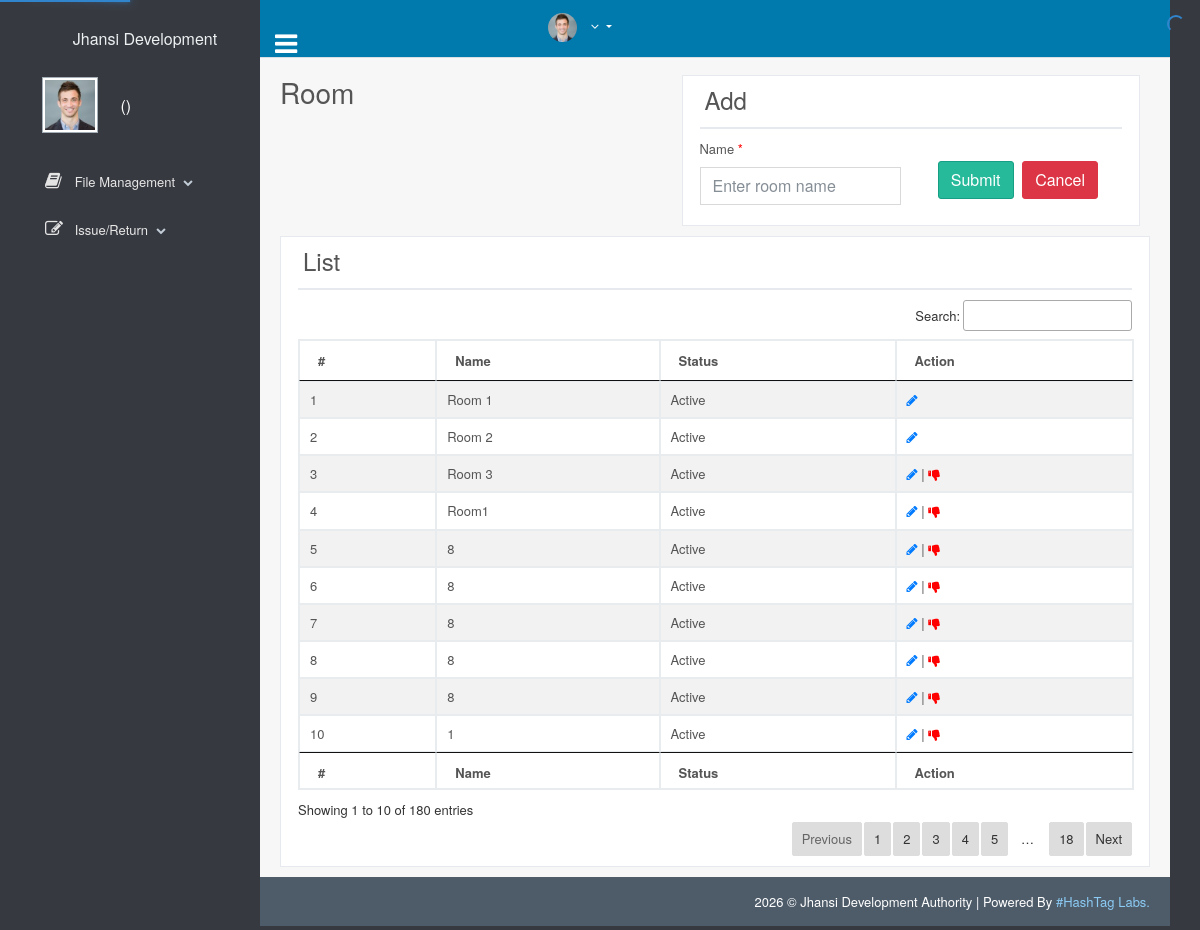
The page /index.php/store/room on the database its author committed.
### tables this page shows
CREATE TABLE IF NOT EXISTS `room_tbl` (
  `room_id` int(11) NOT NULL AUTO_INCREMENT,
  `room_name` varchar(50) DEFAULT NULL,
  `room_status` int(11) DEFAULT '1',
  `created_date` date DEFAULT NULL,
  `updated_date` date DEFAULT NULL,
  PRIMARY KEY (`room_id`)
);

### application/controllers/Store.php (called while the page is built, shortened)
<?php
class Store extends CI_Controller {
    public function __construct() {
        $this->load->helper('url');
        $this->load->database();
        $this->load->library('pagination');
    }
    public function room(){
        $data['room_list'] = $this->Store_model->getAllRoomList();
        $this->load->view("layout/header");
        $this->load->view("layout/leftmenu");
        $this->load->view("roomList",$data);
        $this->load->view("layout/footer");
    }
}
    ?>

### index.php (called while the page is built, shortened)
<?php
require_once BASEPATH.'core/CodeIgniter.php';

### application/models/Store_model.php (called while the page is built, shortened)
<?php
class Store_model extends CI_Model {
    public function checkRoomSectionAvail($room_id){
        $query = $this->db->query("SELECT COUNT(*) as total FROM room_tbl WHERE room_tbl.room_id IN (SELECT section_tbl.room_id FROM section_tbl WHERE room_tbl.room_id = '$room_id')");
        return $query->row();
    }
    public function getAllRoomList(){
        $this->db->select('*');
        $this->db->from('room_tbl');
        $query = $this->db->get();
        $rs = $query->result();
        return $rs;
    }
}
?>

### application/views/roomList.php (the view, shortened to what this page needs)
<div class="right_col" role="main">
    <div class="">
        <div class="page-title">
            <div class="title_left">
                <h3>Room</h3>
            </div>
        </div>
        <div class="row">
            <div class="col-md-12 col-sm-12 col-xs-12">
                <div class="x_panel">
                    <div class="x_title">
                        <?php if(isset($room_detail)){?>
                        <h4 style="float: left;">Edit</h4>
                        <a href="<?php echo base_url();?>store/room" class="btn btn-primary" style="margin-left: 900px;">Back</a>
                        <?php }else{ ?>
                        <h4>Add</h4>
                        <?php } ?>
                    </div>
                    <div class="row">
                        <?php if(isset($room_detail)){?>
                        <form method="POST" name="room_edit" action="<?php echo base_url();?>store/updateroom">
                            <input  type="hidden" id="room_id" class="form-control"  value="<?php echo $room_detail->room_id; ?>" name="room_id">
                            <div class="col-md-6">
                                <div class="item form-group">
                                    <label for="room_name">Name <span style="color:red">*</span></label>
                                    <input  type="text" id="room_name" class="form-control"  value="<?php echo $room_detail->room_name; ?>" name="room_name" placeholder="Enter room name" required="true" maxlength="20">
                                    <?php echo form_error('room_name'); ?>
                                </div>
                            </div>
                            <div class="col-md-6">
                                <div style="padding-left:17px;margin-top: 22px;">
                                    <button id="send" type="submit" class="btn btn-success" >Update</button>
                                    <button type="reset" class="btn btn-danger">Reset</button>
                                </div>
                            </div>
                        </form>
                        <?php }else{?>
                        <form method="POST" name="room_frm" action="<?php echo base_url();?>store/addroom">
                            <div class="col-md-6">
                                <div class="item form-group">
                                    <label for="room_name">Name <span style="color:red">*</span></label>
                                    <input  type="text" id="room_name" class="form-control"  value="<?php echo set_value('room_name'); ?>" name="room_name" placeholder="Enter room name" required="true" maxlength="20">
                                </div>
                            </div>
                            <div class="col-md-6">
                                <div style="padding-left:17px;margin-top: 22px;">
                                    <button id="send" type="submit" class="btn btn-success" >Submit</button>
                                    <button type="reset" class="btn btn-danger">Cancel</button>
                                </div>
                            </div>
                        </form>
                        <?php } ?>
                    </div>
                </div>
            </div>
        </div>
        <div class="row">
            <div class="col-md-12 col-sm-12 col-xs-12">
                <div class="x_panel">
                    <div class="x_title">
                        <h4>List</h4>
                    </div>
                    <?php if(!empty($room_list)){?>
                    <table id="room_list" class="table table-striped table-bordered" style="width:100%">
                        <thead>
                            <tr>
                                <th>#</th>
                                <th>Name</th>
                                <th>Status</th>
                                <th>Action</th>
                              </tr>
                        </thead>
                    <tbody>
                        <?php $i=1;
                        if(!empty($room_list)) {
                            $i = 0;
                            foreach($room_list as $list) {
                            $ct = $this->Store_model->checkRoomSectionAvail($list->room_id);?>
                            <tr id="r2">
                            <td><?php echo ++$i;?></td>
                            <td><?php echo $list->room_name;?></td>
                            <td><?php echo ($list->room_status == '1')?'Active':'Inactive';?></td>
                            <td><a href="<?php echo base_url();?>store/editroom/<?php echo $list->room_id;?>" title="Edit"><i class="fa fa-pencil"></i></a>
                                <?php if($ct->total == '0'){
                                    if($list->room_status == '1'){echo ' | ';?>
                                <a href="<?php echo base_url();?>store/inactiveroom/<?php echo $list->room_id;?>" title="Inactive">
                                    <i class="fa fa-thumbs-down" aria-hidden="true" style="color:red;"></i></a>
                                    <?php }else{  echo ' | ';?>
                                <a href="<?php echo base_url();?>store/activeroom/<?php echo $list->room_id;?>" title="Active">
                                    <i class="fa fa-thumbs-up" aria-hidden="true" style="color:green;"></i></a>
                                <?php }}?></td>
                        </tr><?php } ?>
                           <?php } ?>
                    </tbody>
                    <tfoot>
                        <tr>
                            <th>#</th>
                            <th>Name</th>
                            <th>Status</th>
                            <th>Action</th>
                        </tr>
                    </tfoot>
                    </table>
                    <?php }else{?>
                    <p>No record found.</p>
                    <?php }?>
                </div>
            </div>
        </div>
    </div>
</div>

### rows shown on the page
room_tbl: room_name "Room 1", room_status "Active"
room_tbl: room_name "Room 2", room_status "Active"
room_tbl: room_name "Room 3", room_status "Active"
room_tbl: room_name "Room1", room_status "Active"
room_tbl: room_name "8", room_status "Active"
room_tbl: room_name "8", room_status "Active"
room_tbl: room_name "8", room_status "Active"
room_tbl: room_name "8", room_status "Active"
room_tbl: room_name "8", room_status "Active"
room_tbl: room_name "1", room_status "Active"
